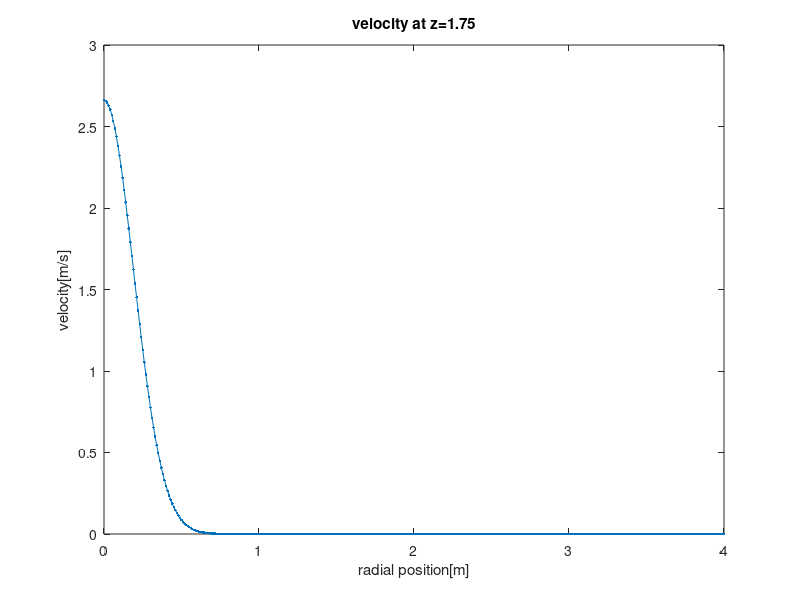
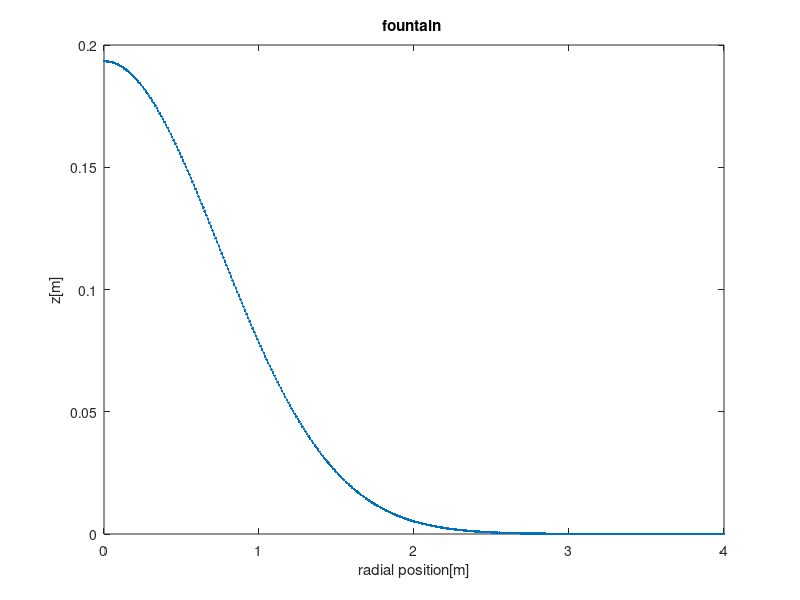
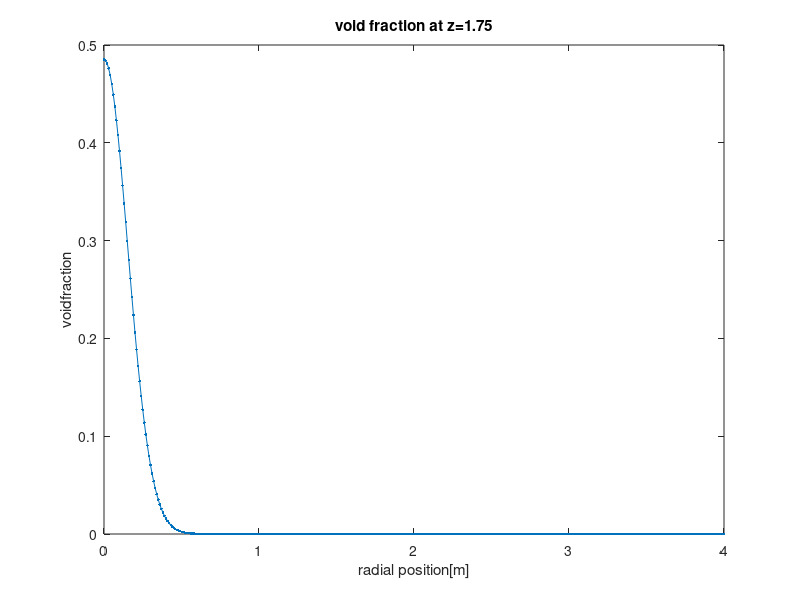
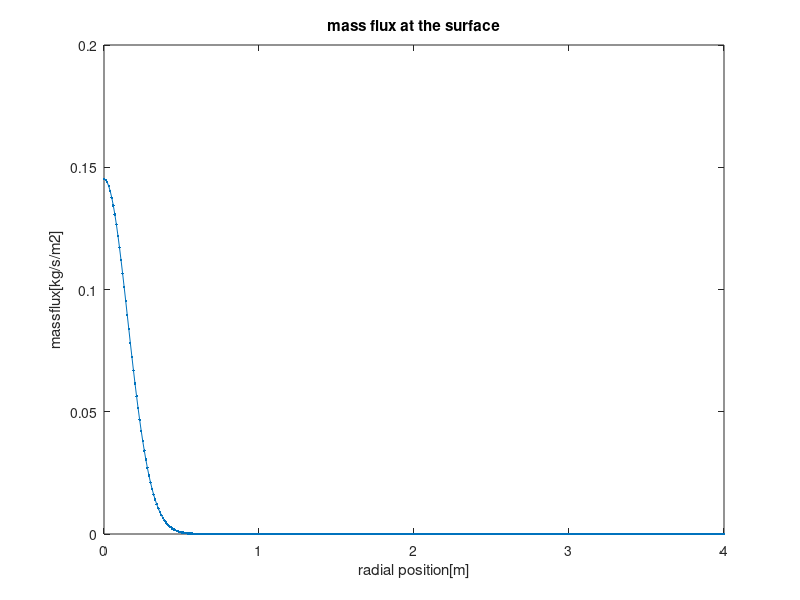

The MATLAB source for these figures, in order: (Note: this script raises an error after producing the figures.)
%% Integral plume model-MJ Fridedl
% Authors: Kim Taewook
% Linkedin : https://www.linkedin.com/in/taewook-kim/
% GITHUB : github.com/Kimtaewookcode
% Email : kimtaewook87@gmail.com
% Based on  
% http://www.sciencedirect.com/science/article/pii/S014111879900022X
clear
close all
clc
g = 9.81;%gravity[m/s2]
rho_w=998;%density of water[kg/s]
m_release=0.208;%0.71milgram%0.208;%mass rate[kg/s]
phi=3.14;%phi
p0=101325;%atmopheric pressure[pa]
rho_g0=1.225;%density of releasing gas[kg/m3]
vs=0.35;%slip velocity[m/s]
h=7;%height of the water surface
hp=10.33;
x1 = 0;%centerline
hoff=0;%h offset
z0=1.75;%z value where you want to know about profile at
%coefficients%
alpha=0.1285;%0.13;%0.1285;entrainment coefficient
gam=1.5;%1.5;
beta=0.39;%0.5;theoretical value%0.39;experimental value : for a loss-free rise;1for instantneous
lambda=0.8;

%%calculation in x(radial) direction%%
vs1=vs*((g*m_release*(lambda^2+1))/((h+hp)*phi*gam*rho_g0*2*alpha^2))^(-1/3);
s1=(1+lambda^2)*vs1;
z1=z0/(h+hp);
z2=h/(h+hp);
v1=((25/12)^(1/3))*(z1^(-1/3))*(1+11*z1/39+511/2*(z1/39)^2)-s1*7/22*(1+345/343*z1/13+86175/11662*(z1/13)^2)+(s1^2)*13/121*(12/25)^(1/3)*(z1^(1/2))*(1-59489/1436*z1/39-2825583625/23347324*(z1/39)^2);
v2=((25/12)^(1/3))*(z2^(-1/3))*(1+11*z2/39+511/2*(z2/39)^2)-s1*7/22*(1+345/343*z2/13+86175/11662*(z2/13)^2)+(s1^2)*13/121*(12/25)^(1/3)*(z2^(1/2))*(1-59489/1436*z2/39-2825583625/23347324*(z2/39)^2);
v=v1*((g*m_release*(lambda^2+1))/((h+hp)*phi*gam*rho_g0*2*alpha^2))^(1/3);
vh=v2*((g*m_release*(lambda^2+1))/((h+hp)*phi*gam*rho_g0*2*alpha^2))^(1/3);
b1=3/5*z1*(1-z1/13-7*(z1/13)^2)+s1*3/110*((12/25)^(1/3))*(z1^(4/3))*(1-1046/49*z1/39-227726/833*(z1/39)^2)-(s1^2)*48/15121*((25/12)^(1/3))*(z1^(5/3))*(1-34663/9408*z1+225707803/240143904*z1^2);
b2=3/5*z2*(1-z2/13-7*(z2/13)^2)+s1*3/110*((12/25)^(1/3))*(z2^(4/3))*(1-1046/49*z2/39-227726/833*(z2/39)^2)-(s1^2)*48/15121*((25/12)^(1/3))*(z2^(5/3))*(1-34663/9408*z2+225707803/240143904*z2^2);
b=b1*(2*alpha*(h+hp));%plume width at z0
bh=b2*(2*alpha*(h+hp));%plume width at the surface
x = [0 : 0.01: 200];%x range- need to be set
y=v*exp(-(x.^2)/(b^2));%velocity at z0
yh=vh*exp(-(x1^2)/(b^2));%velocity at the surface

hf=beta*gam*(yh.^2)/g;%the peak of fountain profile
hr=hf*exp(-(x.^2)/(bh^2))-hoff;%fountain profile

void_1=1/(1-z1)/((b1^2)*(v1+s1));
void1=void_1*((((1+lambda^2)^2)*gam*(m_release/rho_g0)^2)/((phi^2)*(lambda^2)*(2^5)*(alpha^4)*((h+hp)^5)*g))^(1/3);
voidr=void1*exp(-(x.^2)/((lambda^2)*(b.^2)));%void fraction profile at z0

void_2=1/(1-z2)/((b2^2)*(v2+s1));
void2=void_2*((((1+lambda^2)^2)*gam*(m_release/rho_g0)^2)/((phi^2)*(lambda^2)*(2^5)*(alpha^4)*((h+hp)^5)*g))^(1/3);
voidh=void2*exp(-(x.^2)/((lambda^2)*(b^2)));%void fraction profile at the surface
mflux_surf=voidh*yh*rho_g0;%mass flux per unit area at the surface

plot(x, y, '.-')
xlim([0 4])
title(['velocity at z=',num2str(z0)]);
xlabel('radial position[m]');
ylabel('velocity[m/s]');

figure;plot(x, hr, '.-')
xlim([0 4])
title('fountain ');
xlabel('radial position[m]');
ylabel('z[m]');

figure;plot(x, voidr, '.-')
xlim([0 4])
title(['void fraction at z=',num2str(z0)]);
xlabel('radial position[m]');
ylabel('voidfraction');

figure;plot(x, mflux_surf, '.-')
xlim([0 4])
title(['mass flux at the surface']);
xlabel('radial position[m]');
ylabel('massflux[kg/s/m2]');

%%%calculation in z direction%%
initial=0;%z start
last=h;%z end
dz=0.01;%delta z
n=(last-initial)/dz;%the number of data
zarr=zeros(n,1);% n x 1 array for z
veloarr=zeros(n,1);%n x 1 array for velocity in z direction
voidarr=zeros(n,1);%n x 1 array for voidfraction in z direction
i=1;

for z=initial:dz:last
zarr(i)=z;
z1=z/(h+hp);
vs1=vs*((g*m_release*(lambda^2+1))/((h+hp)*phi*gam*rho_g0*2*alpha^2))^(-1/3);
s1=(1+lambda^2)*vs1;
v1_z=((25/12)^(1/3))*(z1.^(-1/3))*(1+11*z1/39+511/2*(z1/39).^2)-s1*7/22*(1+345/343*z1/13+86175/11662*(z1/13).^2)+(s1^2)*13/121*(12/25)^(1/3)*(z1.^(1/2))*(1-59489/1436*z1/39-2825583625/23347324*(z1/39).^2);
v_z=v1_z*((g*m_release*(lambda^2+1))/((h+hp)*phi*gam*rho_g0*2*alpha^2))^(1/3);
b1_z=3/5*z1*(1-z1/13-7*(z1/13)^2)+s1*3/110*((12/25)^(1/3))*(z1^(4/3))*(1-1046/49*z1/39-227726/833*(z1/39)^2)-(s1^2)*48/15121*((25/12)^(1/3))*(z1^(5/3))*(1-34663/9408*z1+225707803/240143904*z1^2);
b_z=b1_z*(2*alpha*(h+hp));
bz(i)=b_z;%designate br's 'i' th value
veloarr_z(i)=v_z*exp(-(x1^2)/(b_z^2));%designate veloarr's 'i' th value

void1_z=1/(1-z1)/((b1_z.^2)*(v1_z+s1));
void_z=void1_z*((((1+lambda^2)^2)*gam*(m_release/rho_g0)^2)/((phi^2)*(lambda^2)*(2^5)*(alpha^4)*((h+hp)^5)*g))^(1/3);
voidz(i)=void_z*exp(-(x1^2)/((lambda^2)*(b_z^2)));%designate voidr's 'i' th value


 i=i+1;
end
figure;plot(bz,zarr, '.-')
ylim([0 h])
title('plume width');
ylabel('z position[m]');
xlabel('width[m]');
figure;plot(veloarr_z,zarr, [1 1],'.-','.')
xlim([0 4])
ylim([0 h])
title('velocity at the centerline ');
ylabel('z position[m]');
xlabel('velocity[m/s]');
figure;plot(voidz,zarr, '.-')
xlim([0 0.5])
ylim([0 h])
title('voidfraction at the centerline');
ylabel('z position[m]');
xlabel('voidfraction');
instantneous_maximum_fountain=3.1*hf;
instantneous_average_fountain=2*hf;